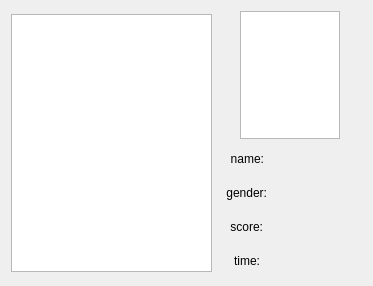
<?xml version="1.0" encoding="UTF-8"?>
<ui version="4.0">
 <class>FaceRecogResult</class>
 <widget class="QWidget" name="FaceRecogResult">
  <property name="geometry">
   <rect>
    <x>0</x>
    <y>0</y>
    <width>373</width>
    <height>278</height>
   </rect>
  </property>
  <property name="windowTitle">
   <string>Form</string>
  </property>
  <layout class="QGridLayout" name="gridLayout_2">
   <item row="0" column="0">
    <layout class="QGridLayout" name="gridLayout">
     <item row="0" column="0">
      <widget class="QGraphicsView" name="ori_face_img_gv">
       <property name="minimumSize">
        <size>
         <width>201</width>
         <height>258</height>
        </size>
       </property>
       <property name="maximumSize">
        <size>
         <width>201</width>
         <height>258</height>
        </size>
       </property>
       <property name="verticalScrollBarPolicy">
        <enum>Qt::ScrollBarAlwaysOff</enum>
       </property>
       <property name="horizontalScrollBarPolicy">
        <enum>Qt::ScrollBarAlwaysOff</enum>
       </property>
      </widget>
     </item>
     <item row="0" column="1">
      <layout class="QVBoxLayout" name="verticalLayout">
       <item>
        <layout class="QHBoxLayout" name="horizontalLayout_4">
         <item>
          <spacer name="horizontalSpacer_7">
           <property name="orientation">
            <enum>Qt::Horizontal</enum>
           </property>
           <property name="sizeHint" stdset="0">
            <size>
             <width>40</width>
             <height>20</height>
            </size>
           </property>
          </spacer>
         </item>
         <item>
          <widget class="QGraphicsView" name="face_img_gv">
           <property name="minimumSize">
            <size>
             <width>100</width>
             <height>128</height>
            </size>
           </property>
           <property name="maximumSize">
            <size>
             <width>100</width>
             <height>128</height>
            </size>
           </property>
           <property name="verticalScrollBarPolicy">
            <enum>Qt::ScrollBarAlwaysOff</enum>
           </property>
           <property name="horizontalScrollBarPolicy">
            <enum>Qt::ScrollBarAlwaysOff</enum>
           </property>
          </widget>
         </item>
         <item>
          <spacer name="horizontalSpacer_8">
           <property name="orientation">
            <enum>Qt::Horizontal</enum>
           </property>
           <property name="sizeHint" stdset="0">
            <size>
             <width>40</width>
             <height>20</height>
            </size>
           </property>
          </spacer>
         </item>
        </layout>
       </item>
       <item>
        <layout class="QHBoxLayout" name="horizontalLayout">
         <item>
          <spacer name="horizontalSpacer">
           <property name="orientation">
            <enum>Qt::Horizontal</enum>
           </property>
           <property name="sizeHint" stdset="0">
            <size>
             <width>40</width>
             <height>20</height>
            </size>
           </property>
          </spacer>
         </item>
         <item>
          <widget class="QLabel" name="label">
           <property name="maximumSize">
            <size>
             <width>16777215</width>
             <height>30</height>
            </size>
           </property>
           <property name="styleSheet">
            <string notr="true">font: 11pt &quot;微软雅黑&quot;;</string>
           </property>
           <property name="text">
            <string>&lt;html&gt;&lt;head/&gt;&lt;body&gt;&lt;p align=&quot;right&quot;&gt;name:&lt;/p&gt;&lt;/body&gt;&lt;/html&gt;</string>
           </property>
          </widget>
         </item>
         <item>
          <widget class="QLabel" name="name_lb">
           <property name="minimumSize">
            <size>
             <width>80</width>
             <height>0</height>
            </size>
           </property>
           <property name="maximumSize">
            <size>
             <width>16777215</width>
             <height>30</height>
            </size>
           </property>
           <property name="styleSheet">
            <string notr="true">font: 11pt &quot;微软雅黑&quot;;</string>
           </property>
           <property name="text">
            <string>&lt;html&gt;&lt;head/&gt;&lt;body&gt;&lt;p&gt;&lt;br/&gt;&lt;/p&gt;&lt;/body&gt;&lt;/html&gt;</string>
           </property>
          </widget>
         </item>
         <item>
          <spacer name="horizontalSpacer_2">
           <property name="orientation">
            <enum>Qt::Horizontal</enum>
           </property>
           <property name="sizeHint" stdset="0">
            <size>
             <width>40</width>
             <height>20</height>
            </size>
           </property>
          </spacer>
         </item>
        </layout>
       </item>
       <item>
        <layout class="QHBoxLayout" name="horizontalLayout_5">
         <item>
          <spacer name="horizontalSpacer_9">
           <property name="orientation">
            <enum>Qt::Horizontal</enum>
           </property>
           <property name="sizeHint" stdset="0">
            <size>
             <width>40</width>
             <height>20</height>
            </size>
           </property>
          </spacer>
         </item>
         <item>
          <widget class="QLabel" name="label_4">
           <property name="maximumSize">
            <size>
             <width>16777215</width>
             <height>30</height>
            </size>
           </property>
           <property name="styleSheet">
            <string notr="true">font: 11pt &quot;微软雅黑&quot;;</string>
           </property>
           <property name="text">
            <string>&lt;html&gt;&lt;head/&gt;&lt;body&gt;&lt;p align=&quot;right&quot;&gt;gender:&lt;/p&gt;&lt;/body&gt;&lt;/html&gt;</string>
           </property>
          </widget>
         </item>
         <item>
          <widget class="QLabel" name="gendel_label">
           <property name="minimumSize">
            <size>
             <width>80</width>
             <height>0</height>
            </size>
           </property>
           <property name="maximumSize">
            <size>
             <width>16777215</width>
             <height>30</height>
            </size>
           </property>
           <property name="styleSheet">
            <string notr="true">font: 11pt &quot;微软雅黑&quot;;</string>
           </property>
           <property name="text">
            <string>&lt;html&gt;&lt;head/&gt;&lt;body&gt;&lt;p&gt;&lt;br/&gt;&lt;/p&gt;&lt;/body&gt;&lt;/html&gt;</string>
           </property>
          </widget>
         </item>
         <item>
          <spacer name="horizontalSpacer_10">
           <property name="orientation">
            <enum>Qt::Horizontal</enum>
           </property>
           <property name="sizeHint" stdset="0">
            <size>
             <width>40</width>
             <height>20</height>
            </size>
           </property>
          </spacer>
         </item>
        </layout>
       </item>
       <item>
        <layout class="QHBoxLayout" name="horizontalLayout_2">
         <item>
          <spacer name="horizontalSpacer_3">
           <property name="orientation">
            <enum>Qt::Horizontal</enum>
           </property>
           <property name="sizeHint" stdset="0">
            <size>
             <width>40</width>
             <height>20</height>
            </size>
           </property>
          </spacer>
         </item>
         <item>
          <widget class="QLabel" name="label_2">
           <property name="maximumSize">
            <size>
             <width>16777215</width>
             <height>30</height>
            </size>
           </property>
           <property name="styleSheet">
            <string notr="true">font: 11pt &quot;微软雅黑&quot;;</string>
           </property>
           <property name="text">
            <string>&lt;html&gt;&lt;head/&gt;&lt;body&gt;&lt;p align=&quot;right&quot;&gt;score:&lt;/p&gt;&lt;/body&gt;&lt;/html&gt;</string>
           </property>
          </widget>
         </item>
         <item>
          <widget class="QLabel" name="score_label">
           <property name="minimumSize">
            <size>
             <width>80</width>
             <height>0</height>
            </size>
           </property>
           <property name="maximumSize">
            <size>
             <width>16777215</width>
             <height>30</height>
            </size>
           </property>
           <property name="styleSheet">
            <string notr="true">font: 11pt &quot;微软雅黑&quot;;</string>
           </property>
           <property name="text">
            <string>&lt;html&gt;&lt;head/&gt;&lt;body&gt;&lt;p&gt;&lt;br/&gt;&lt;/p&gt;&lt;/body&gt;&lt;/html&gt;</string>
           </property>
          </widget>
         </item>
         <item>
          <spacer name="horizontalSpacer_4">
           <property name="orientation">
            <enum>Qt::Horizontal</enum>
           </property>
           <property name="sizeHint" stdset="0">
            <size>
             <width>40</width>
             <height>20</height>
            </size>
           </property>
          </spacer>
         </item>
        </layout>
       </item>
       <item>
        <layout class="QHBoxLayout" name="horizontalLayout_3">
         <item>
          <spacer name="horizontalSpacer_5">
           <property name="orientation">
            <enum>Qt::Horizontal</enum>
           </property>
           <property name="sizeHint" stdset="0">
            <size>
             <width>40</width>
             <height>20</height>
            </size>
           </property>
          </spacer>
         </item>
         <item>
          <widget class="QLabel" name="label_3">
           <property name="maximumSize">
            <size>
             <width>16777215</width>
             <height>30</height>
            </size>
           </property>
           <property name="styleSheet">
            <string notr="true">font: 11pt &quot;微软雅黑&quot;;</string>
           </property>
           <property name="text">
            <string>&lt;html&gt;&lt;head/&gt;&lt;body&gt;&lt;p align=&quot;right&quot;&gt;time:&lt;/p&gt;&lt;/body&gt;&lt;/html&gt;</string>
           </property>
          </widget>
         </item>
         <item>
          <widget class="QLabel" name="time_lb">
           <property name="minimumSize">
            <size>
             <width>80</width>
             <height>0</height>
            </size>
           </property>
           <property name="maximumSize">
            <size>
             <width>16777215</width>
             <height>30</height>
            </size>
           </property>
           <property name="styleSheet">
            <string notr="true">font: 11pt &quot;微软雅黑&quot;;</string>
           </property>
           <property name="text">
            <string>&lt;html&gt;&lt;head/&gt;&lt;body&gt;&lt;p&gt;&lt;br/&gt;&lt;/p&gt;&lt;/body&gt;&lt;/html&gt;</string>
           </property>
          </widget>
         </item>
         <item>
          <spacer name="horizontalSpacer_6">
           <property name="orientation">
            <enum>Qt::Horizontal</enum>
           </property>
           <property name="sizeHint" stdset="0">
            <size>
             <width>40</width>
             <height>20</height>
            </size>
           </property>
          </spacer>
         </item>
        </layout>
       </item>
      </layout>
     </item>
    </layout>
   </item>
  </layout>
 </widget>
 <resources/>
 <connections/>
</ui>
